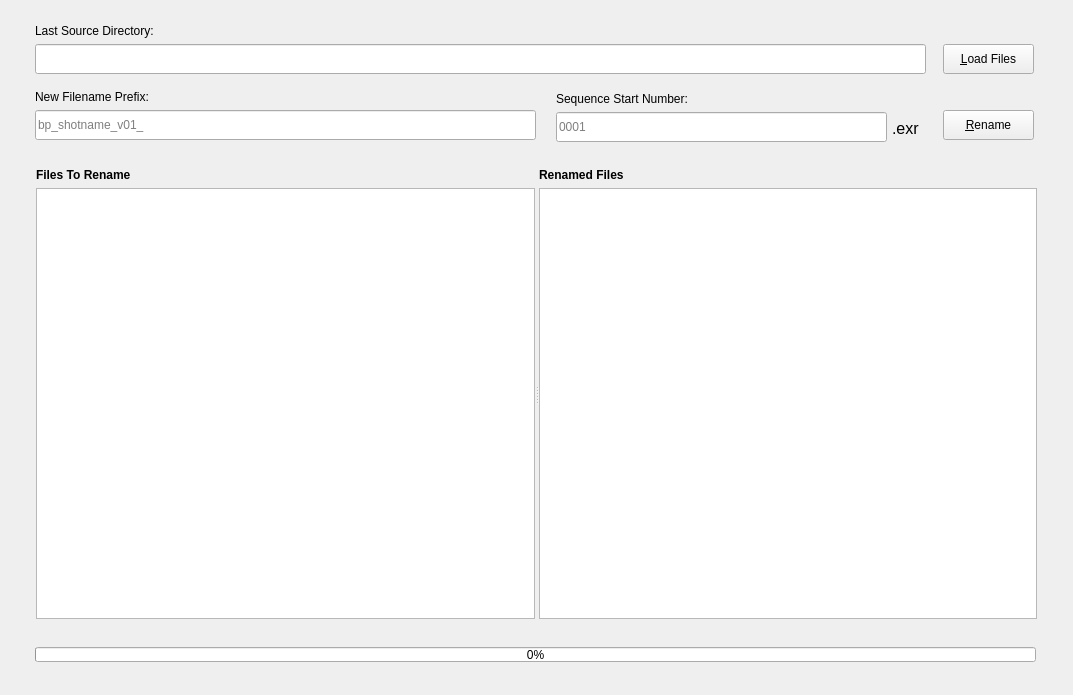
<?xml version="1.0" encoding="UTF-8"?>
<ui version="4.0">
 <class>window</class>
 <widget class="QWidget" name="window">
  <property name="geometry">
   <rect>
    <x>0</x>
    <y>0</y>
    <width>1073</width>
    <height>695</height>
   </rect>
  </property>
  <property name="windowTitle">
   <string>BP Renamer</string>
  </property>
  <widget class="QLabel" name="label">
   <property name="geometry">
    <rect>
     <x>35</x>
     <y>23</y>
     <width>454</width>
     <height>15</height>
    </rect>
   </property>
   <property name="minimumSize">
    <size>
     <width>0</width>
     <height>15</height>
    </size>
   </property>
   <property name="maximumSize">
    <size>
     <width>16777215</width>
     <height>15</height>
    </size>
   </property>
   <property name="text">
    <string>Last Source Directory:</string>
   </property>
  </widget>
  <widget class="QLineEdit" name="dirEdit">
   <property name="geometry">
    <rect>
     <x>35</x>
     <y>44</y>
     <width>891</width>
     <height>30</height>
    </rect>
   </property>
   <property name="minimumSize">
    <size>
     <width>0</width>
     <height>30</height>
    </size>
   </property>
   <property name="maximumSize">
    <size>
     <width>16777215</width>
     <height>30</height>
    </size>
   </property>
  </widget>
  <widget class="QPushButton" name="loadFilesButton">
   <property name="geometry">
    <rect>
     <x>943</x>
     <y>44</y>
     <width>91</width>
     <height>30</height>
    </rect>
   </property>
   <property name="minimumSize">
    <size>
     <width>0</width>
     <height>30</height>
    </size>
   </property>
   <property name="maximumSize">
    <size>
     <width>16777215</width>
     <height>30</height>
    </size>
   </property>
   <property name="text">
    <string>&amp;Load Files</string>
   </property>
  </widget>
  <widget class="QLabel" name="label_4">
   <property name="geometry">
    <rect>
     <x>35</x>
     <y>89</y>
     <width>151</width>
     <height>15</height>
    </rect>
   </property>
   <property name="minimumSize">
    <size>
     <width>0</width>
     <height>15</height>
    </size>
   </property>
   <property name="maximumSize">
    <size>
     <width>16777215</width>
     <height>15</height>
    </size>
   </property>
   <property name="text">
    <string>New Filename Prefix:</string>
   </property>
  </widget>
  <widget class="QLineEdit" name="prefixEdit">
   <property name="geometry">
    <rect>
     <x>35</x>
     <y>110</y>
     <width>501</width>
     <height>30</height>
    </rect>
   </property>
   <property name="minimumSize">
    <size>
     <width>0</width>
     <height>30</height>
    </size>
   </property>
   <property name="maximumSize">
    <size>
     <width>16777215</width>
     <height>30</height>
    </size>
   </property>
   <property name="placeholderText">
    <string>bp_shotname_v01_</string>
   </property>
  </widget>
  <widget class="QPushButton" name="renameFilesButton">
   <property name="geometry">
    <rect>
     <x>943</x>
     <y>110</y>
     <width>91</width>
     <height>30</height>
    </rect>
   </property>
   <property name="minimumSize">
    <size>
     <width>0</width>
     <height>30</height>
    </size>
   </property>
   <property name="maximumSize">
    <size>
     <width>16777215</width>
     <height>30</height>
    </size>
   </property>
   <property name="text">
    <string>&amp;Rename</string>
   </property>
  </widget>
  <widget class="QLineEdit" name="seqStart">
   <property name="geometry">
    <rect>
     <x>556</x>
     <y>112</y>
     <width>331</width>
     <height>30</height>
    </rect>
   </property>
   <property name="minimumSize">
    <size>
     <width>0</width>
     <height>30</height>
    </size>
   </property>
   <property name="maximumSize">
    <size>
     <width>1600000</width>
     <height>30</height>
    </size>
   </property>
   <property name="placeholderText">
    <string>0001</string>
   </property>
  </widget>
  <widget class="QLabel" name="label_5">
   <property name="geometry">
    <rect>
     <x>556</x>
     <y>91</y>
     <width>166</width>
     <height>15</height>
    </rect>
   </property>
   <property name="minimumSize">
    <size>
     <width>0</width>
     <height>15</height>
    </size>
   </property>
   <property name="maximumSize">
    <size>
     <width>16777215</width>
     <height>15</height>
    </size>
   </property>
   <property name="text">
    <string>Sequence Start Number:</string>
   </property>
  </widget>
  <widget class="QProgressBar" name="progressBar">
   <property name="geometry">
    <rect>
     <x>35</x>
     <y>647</y>
     <width>1001</width>
     <height>15</height>
    </rect>
   </property>
   <property name="minimumSize">
    <size>
     <width>0</width>
     <height>15</height>
    </size>
   </property>
   <property name="maximumSize">
    <size>
     <width>16777215</width>
     <height>15</height>
    </size>
   </property>
   <property name="value">
    <number>0</number>
   </property>
  </widget>
  <widget class="QLabel" name="extensionLabel">
   <property name="geometry">
    <rect>
     <x>892</x>
     <y>120</y>
     <width>31</width>
     <height>17</height>
    </rect>
   </property>
   <property name="font">
    <font>
     <pointsize>12</pointsize>
     <weight>50</weight>
     <bold>false</bold>
    </font>
   </property>
   <property name="text">
    <string>.exr</string>
   </property>
  </widget>
  <widget class="QSplitter" name="splitter">
   <property name="geometry">
    <rect>
     <x>36</x>
     <y>168</y>
     <width>1001</width>
     <height>451</height>
    </rect>
   </property>
   <property name="orientation">
    <enum>Qt::Horizontal</enum>
   </property>
   <widget class="QWidget" name="">
    <layout class="QVBoxLayout" name="verticalLayout">
     <item>
      <widget class="QLabel" name="label_2">
       <property name="font">
        <font>
         <weight>75</weight>
         <bold>true</bold>
        </font>
       </property>
       <property name="text">
        <string>Files To Rename</string>
       </property>
      </widget>
     </item>
     <item>
      <widget class="QListWidget" name="srcFileList"/>
     </item>
    </layout>
   </widget>
   <widget class="QWidget" name="">
    <layout class="QVBoxLayout" name="verticalLayout_2">
     <item>
      <widget class="QLabel" name="label_3">
       <property name="font">
        <font>
         <weight>75</weight>
         <bold>true</bold>
        </font>
       </property>
       <property name="text">
        <string>Renamed Files</string>
       </property>
      </widget>
     </item>
     <item>
      <widget class="QListWidget" name="dstFileList"/>
     </item>
    </layout>
   </widget>
  </widget>
 </widget>
 <resources/>
 <connections/>
</ui>
